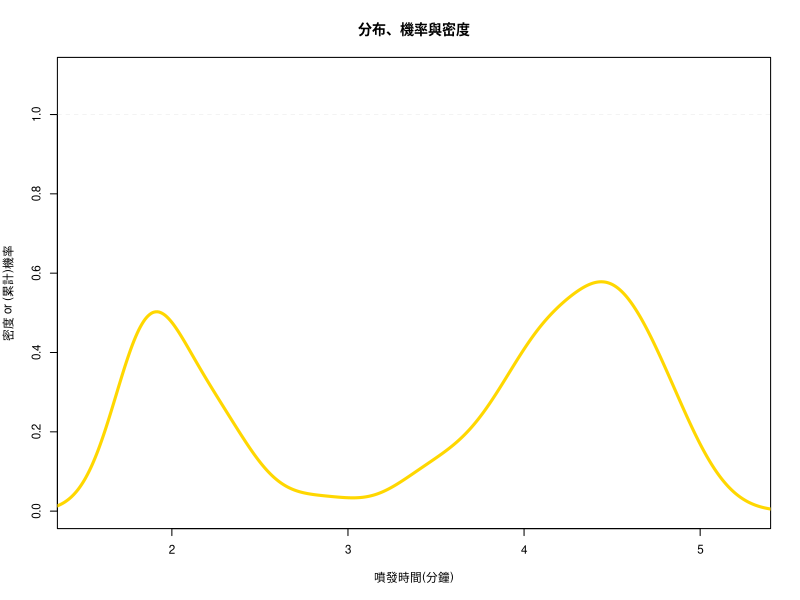
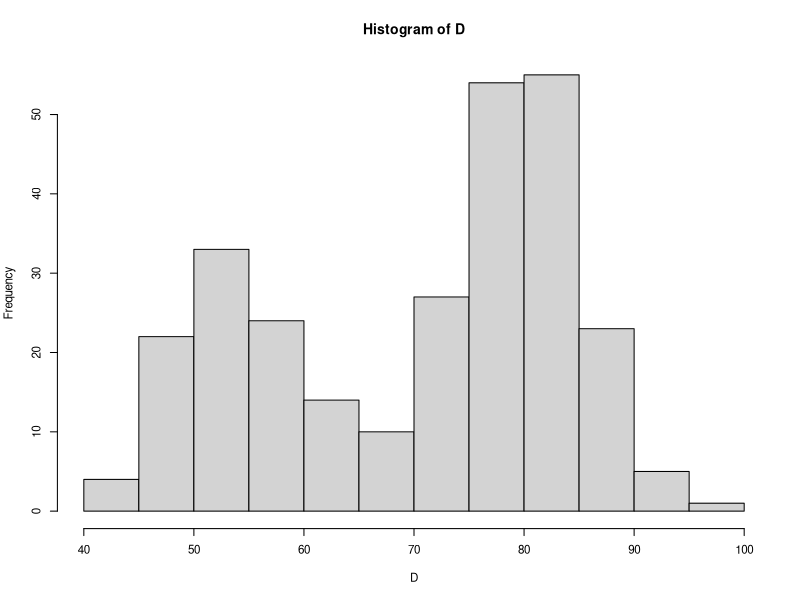
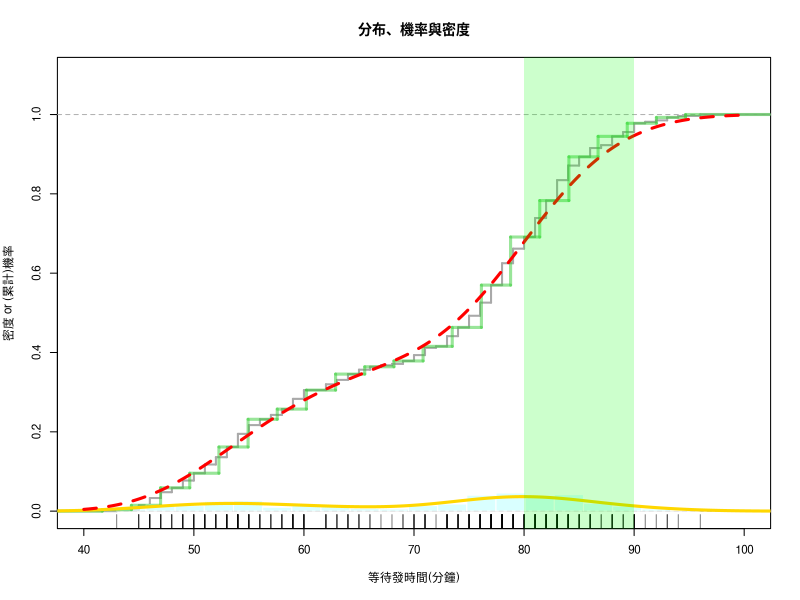

Generate these figures, in order, with R:
## ---- chunk 1
#1 尋找最適欄寬的方法為由上往下調，直到width不見為止，因此在欄位數16時，是較佳的直方圖，因為此時與平滑曲線最

#2 約莫在0.5

#3 調高頻寬複雜度會降低，調高欄寬則複雜度會提高

#4 通常模型越複雜，它跟訓練資料之間的誤差就越小，但是模型太複雜就會失去一般性，反而不能夠準確的估計訓練資料以外的對象<br>

#5 模型越複雜，它預測＂訓練資料＂就會越準；但是該樣本不一定等於實際分布，當模型太複雜、太像樣本的時候，模型就會失去它的一般性(過度適配)，當用它來預測樣本以外的資料的時候，它的準確性就會變差。



## ---- chunk 2
#6 不一定，當頻寬變小，雖會更貼近原始機率分布，但可能會產生過度配適的問題
## ---- chunk 3
#1 要

#2 由圖可知，將設在3.8~4.8分鐘間
par(cex=0.7) #畫出框框
plot(0,0,xlim=c(1.5,5.25),ylim=c(0,1.1),xlab="噴發時間(分鐘)", 
     ylab="密度 or (累計)機率", main="分布、機率與密度")
abline(h=1, col='lightgray', lwd=0.25, lty=2)
# Smooth PDF
Adjust = 0.5    # bandwidth adjustment #複雜度越高adjust越小
DEN = density(faithful$eruptions, adjust = Adjust)
lines(DEN, col='gold', lwd=3)

#3 期望獎金32.4
-30*0.52+100*0.48

#4
#因為由上題可知在3.8~4.8分鐘時發生機率最高，故將此60秒區隔為10秒賭一次，分別為228、238、248、258、268、278秒時投資一次

#5
#賭金為30元，期望值為22.80914
library(dplyr)
W = faithful$eruptions
# Smooth PDF
Adjust = 0.5    # bandwidth adjustment
DEN = density(W, adjust = Adjust)
# Smooth CDF
PDF = approxfun(DEN$x, DEN$y, yleft=0, yright=0)
seq_time = seq(0,6,1/6)
ans = sapply(seq_time, function(x){
  pro = integrate(PDF, x,(x+(1/6)))$value
  -5*(1-pro) + 100*pro
})
sum(tail(sort(ans),6))

#6 將獲利的期望值和賭金的比值稱為"期望投資報酬率"，期望報酬為"投資成本*失敗機率+獎金*成功機率" 兩者意思不同

#7 兩者策略不同，若只考慮期望報酬未將投資成本計入，將無法得知獲利佔成本之比重，但若考慮期望報酬率則有將成本計入，是較佳的策略目標


## ---- chunk 4
D = faithful$waiting  # copy to a short name
summary(D)#做摘要
hist(D)

# Frame
par(cex=0.7) #畫出框框
plot(0,0,xlim=c(40,100),ylim=c(0,1.1),xlab="等待發時間(分鐘)", 
     ylab="密度 or (累計)機率", main="分布、機率與密度")
abline(h=1, col='lightgray', lwd=0.25, lty=2)

# Empirical PDF 
rug(D) #rug準確，直接在哪裡發生就在哪裡畫出來
# Empirical CDF
plot(ecdf(D), cex=0, verticals=T, lwd=2, col='darkgray', add=T) #add=T是指不要重新畫一張圖直接加在上面

# Histogram PDF
Bins = 20             #畫20欄                # no. bins
bx = seq(min(D), max(D), length=Bins+1) # break sequence  #實際上只有19根所以要+1才有20根
hist(D, col="#B3FFFF7F", border="white", ylim=c(0,1.1),
     freq=F, breaks=bx, add=T) #freq=F, breaks=bx, add=T三個重要參數，因為是機率所以freq要是F
abline(h=0, col='lightgray', lwd=0.25)
# Histogram CDF
adj = (bx[2] - bx[1])/2
steps = stepfun(bx-adj, c(0, sapply(bx, function(b) mean(D <= b))))
plot(steps, cex=0, col='#33CC337F', lwd=3, lty=1, add=T)

# Smooth PDF
Adjust = 1    # bandwidth adjustment #複雜度越高adjust越小
DEN = density(D, adjust = Adjust)
lines(DEN, col='gold', lwd=3)
# Smooth CDF
PDF = approxfun(DEN$x, DEN$y, yleft=0, yright=0)
x = seq(40,100,0.1)  #值域範圍40~100，每0.1計算一次
y = sapply(x, function(i) integrate(PDF, -Inf, i)$value) #integrate為積分，-inf是負無限大
lines(x, y, col='red', lwd=3, lty=2) 

# Mark Range
x1 = 80; x2 = 90
rect(x1,-0.1,x2,1.2,col= rgb(0,1,0,alpha=0.2),border=NA)
#x = seq(x1, x2, length=100)
#polygon(c(x, x2, x1),  c(PDF(x), 0, 0), col="#FF99003F", border=NA)
# Calculate Probability
(integrate(PDF, x1, x2)$value)



